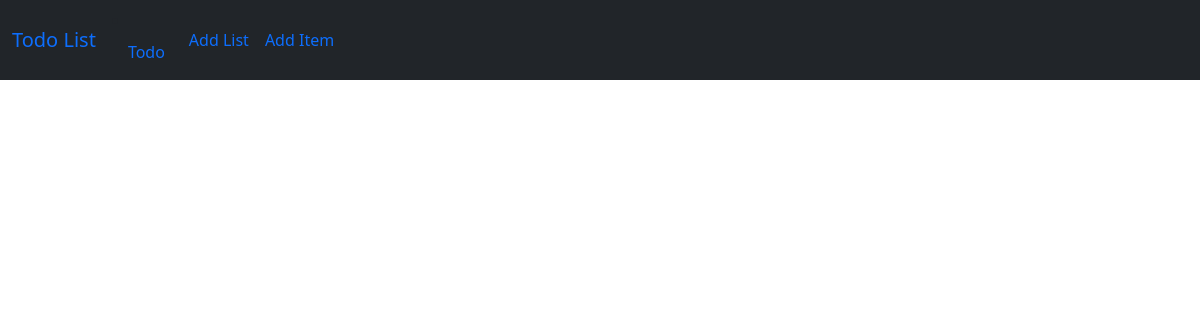
The app's page /todo/view/, older data.
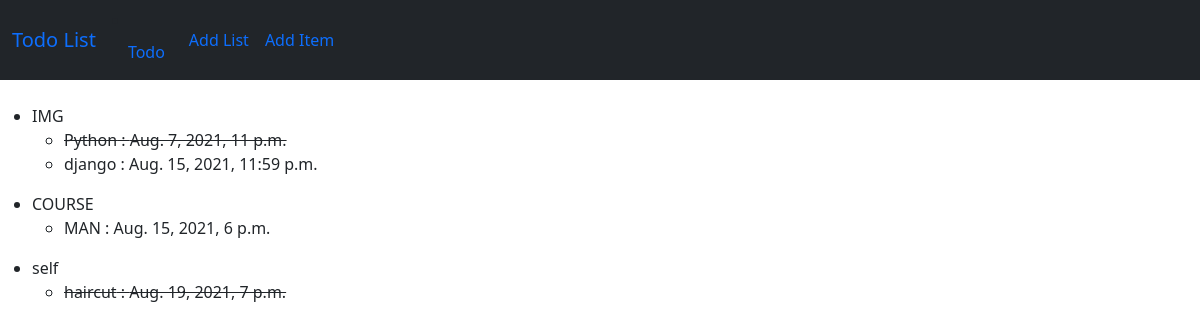
The same page, newer data.
### todo/models.py (models this page shows, shortened)
class TodoList(models.Model):
    list_name = models.CharField(max_length=100, unique=True, blank=True, null=True)

class TodoItem(models.Model):
    now=datetime.datetime.now()
    title = models.CharField(max_length=100)
    checked = models.BooleanField(default=False)
    due_date= models.DateTimeField(default=now)
    todo_list = models.ForeignKey(to=TodoList, on_delete=models.CASCADE)
    class Meta:
        constraints = [
            models.UniqueConstraint(fields=['title', 'todo_list'], name='name of constraint')
        ]

### todo/views.py (the view)
# urls.py: path('view/', view, name='view'),
def view(request):
    todolists = TodoList.objects.all()
    todoitems = TodoItem.objects.all()
    context = {
        'todolists': todolists,
        'todoitems': todoitems,
    }
    return render(request, 'todo/view.html',context)

### todo/templates/todo/view.html
{% extends 'base.html' %}
{% block content %}
    {% if todolists %}
    <ul>
        {% for todolist in todolists %}
        <li>
            {{todolist.list_name}}
            <ul>
            {% for item in todoitems %}
            {% if item.todo_list.id == todolist.id %}
            <li>
                {% if item.checked == True %}
                    <strike>
                        {{item.title}}&nbsp:&nbsp{{item.due_date}}
                    </strike>
                {% else %}
                    <p>{{item.title}}&nbsp:&nbsp{{item.due_date}}</p>
                {% endif %}
            </li>
            {% endif %}
            {% endfor %}
            </ul>
        </li>
        {% endfor %}
    </ul>
    {% endif %}
{% endblock %}

### todo/templates/base.html (shortened to what this page needs)
<!doctype html>
<html lang="en">
  <head>
    <link href="https://cdn.jsdelivr.net/npm/bootstrap@5.1.0/dist/css/bootstrap.min.css" rel="stylesheet">
  </head>
  <body>
    {% include 'navbar.html' %}
    <br>
    {% block content %}
    {% endblock %}
  </body>
</html>

### todo/templates/navbar.html (shortened to what this page needs)
<nav class="navbar navbar-expand-lg navbar-daek bg-dark">
    <div class="container-fluid">
      <a class="navbar-brand" href="/todo/">Todo List</a>
      <div class="collapse navbar-collapse" id="navbarSupportedContent">
        <li class="nav-item">
          <a class="nav-link active" aria-current="page" href="/todo/view/">Todo</a>
        </li>
        <ul class="navbar-nav me-auto mb-2 mb-lg-0">
          <li class="nav-item">
            <a class="nav-link active" aria-current="page" href="/todo/createlist/">Add List</a>
          </li>
          <li class="nav-item">
            <a class="nav-link active" aria-current="page" href="/todo/createitem/">Add Item</a>
          </li>
      </div>
    </div>
  </nav>

Row changes from the older to the newer data that the page shows:
added TodoList: list_name "IMG"
added TodoItem: title "Python", due_date "Aug. 7, 2021, 11 p.m.", shown under "IMG"
added TodoItem: title "django", due_date "Aug. 15, 2021, 11:59 p.m.", shown under "IMG"
added TodoList: list_name "COURSE"
added TodoItem: title "MAN", due_date "Aug. 15, 2021, 6 p.m.", shown under "COURSE"
added TodoList: list_name "self"
added TodoItem: title "haircut", due_date "Aug. 19, 2021, 7 p.m.", shown under "self"
